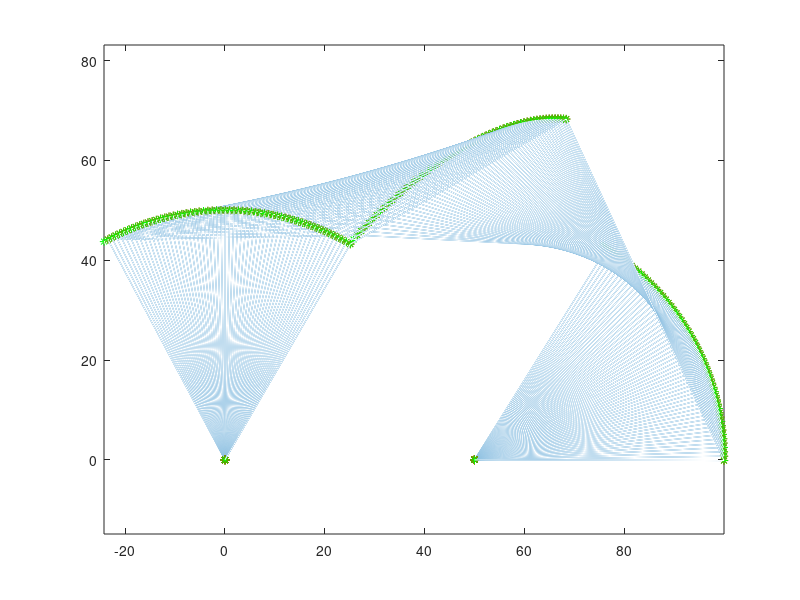

This chart was generated by the following MATLAB code:
clc
clear
close all
L0=50;L1=50;L2=50;L3=50;L4=50;
x1=8;
y1=0;
x2=0;
y2=0;
x5=L0;
y5=0;

k=0;
d1=120*pi/180;  %弧度
d2=120*pi/180;%两者正方向似乎相反

    for i=1:1:60
%     x2=L1*cos(d1+0.0175*i);
%     y2=L1*sin(d1+0.0175*i); 
    
    x2=L1*cos(d1-0.0175*i);
    y2=L1*sin(d1-0.0175*i);
    
%     x4=L0-L4*cos(d2-0.0175*i);
%     y4=L4*sin(d2-0.0175*i);%角度变化与前者相反，或是没有设置正方向

    x4=L0-L4*cos(d2+0.0175*i);
    y4=L4*sin(d2+0.0175*i);%角度与前者相反，或是没有设置正方向
    
    L42=sqrt((x4-x2)^2+(y4-y2)^2);
    d11=acos((L42^2+L2^2-L3^2)/(2*L2*L42));  %d1上方角度,少了个括号
    %d11=Td11*pi/180;%转成弧度制
    x3=L2*cos(d11)+x2;
    y3=L2*sin(d11)+y2;
    
    
    x=[0,x2,x3,x4,x5];
    y=[0,y2,y3,y4,y5];
    plot(x,y,'r*');
    line(x,y)
    axis equal 
    pause(0.1)
    plot(x,y,'g*');
    line(x,y,'Color','white')
    axis equal 
%   line(x,y,'Color','w','LineStyle','--')
    hold on
    end